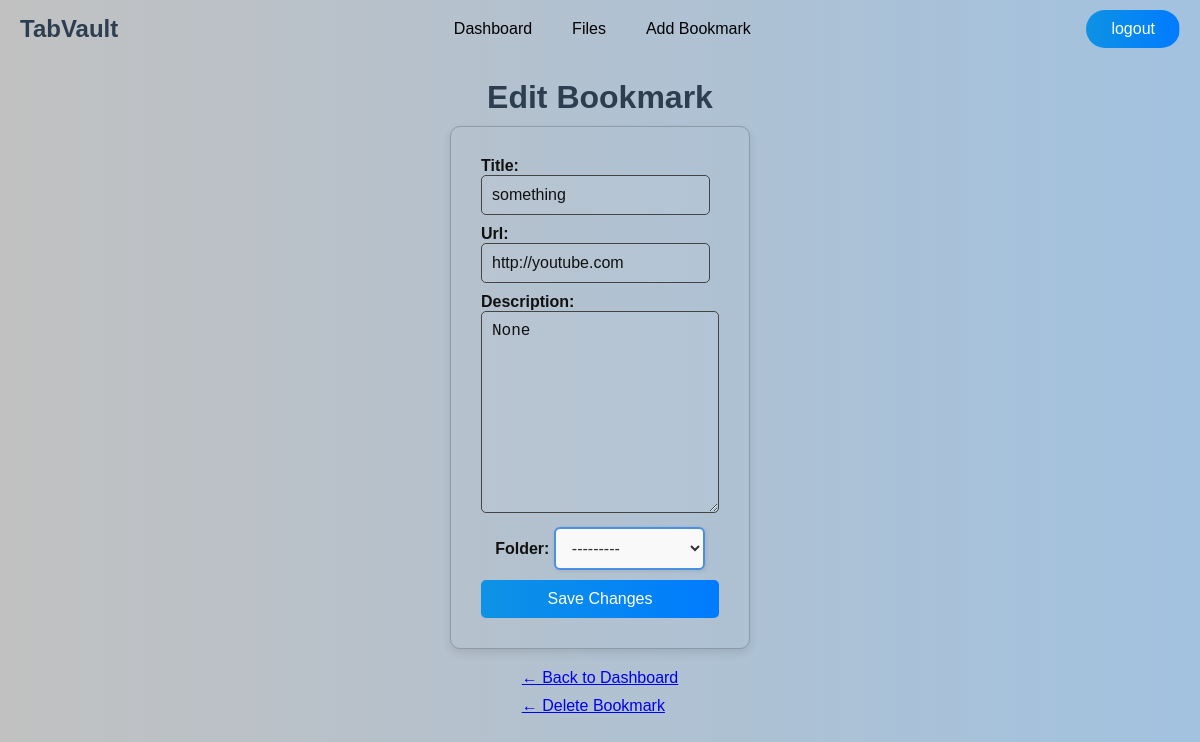
The app's page /dashboard/edit_bookmark/something-1/ (signed in), older data.
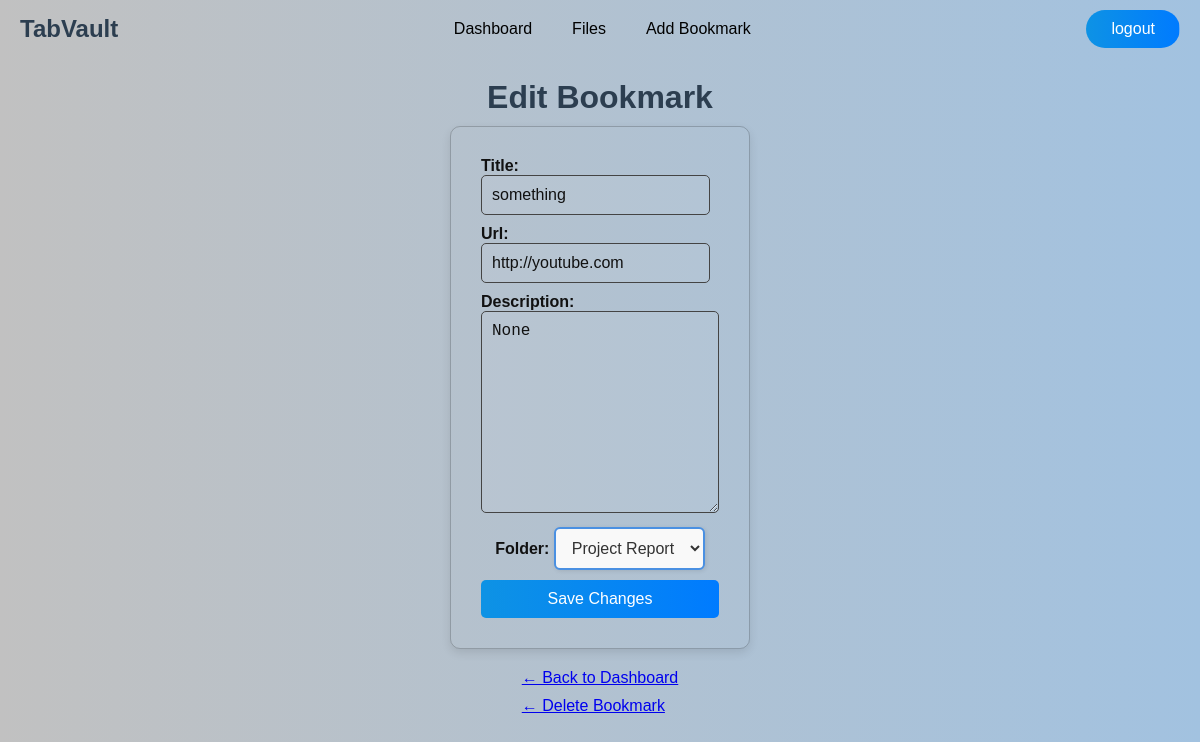
The same page, newer data.
### Dashboard/models.py (models this page shows, shortened)
class Bookmark(models.Model):
    user = models.ForeignKey(User, on_delete=models.CASCADE)
    title = models.CharField(max_length=255)
    url = models.URLField()
    slug = models.SlugField(max_length=255, unique=True, blank=True)
    folder = models.ForeignKey('File', on_delete=models.SET_NULL, null=True, blank=True, related_name='bookmarks')
    description = models.TextField(blank=True, null=True)
    created_at = models.DateTimeField(auto_now_add=True)
    updated_at = models.DateTimeField(auto_now=True)

### Dashboard/views.py (the view)
# urls.py: path('edit_bookmark/<slug:slug>/', views.edit_bookmark, name='edit_bookmark'),
@login_required
def edit_bookmark(request, slug):
    bookmark = Bookmark.objects.get(slug=slug)
    if request.method == "POST":
        form = forms.BookmarkForm(request.POST, request.FILES, instance=bookmark)
        if form.is_valid():
            bookmark = form.save(commit=False)
            bookmark.user = request.user
            bookmark.save() # auto generate slug
            return redirect('Dashboard:dashboard')
    else:
        form = forms.BookmarkForm(instance=bookmark)
    return render(request, 'Dashboard/edit_bookmark.html', {'form': form, 'bookmark': bookmark})

### Dashboard/models.py (called while the page is built)
    def __str__(self):
        return self.name

### Dashboard/templates/Dashboard/edit_bookmark.html (shortened to what this page needs)
{% extends "main/layout.html" %}
{% block content %}
    <h1>Edit Bookmark</h1>
    <form method="POST" enctype="multipart/form-data">
        {{ form.as_p }}
        <button type="submit">Save Changes</button>
    </form>
    <p>
        <div class="edit-links">
        <a href="{% url 'Dashboard:dashboard' %}">← Back to Dashboard</a>
        <a href="{% url "Dashboard:delete_bookmark" bookmark.slug %}">← Delete Bookmark</a>
        </div>
    </p>
{% endblock %}

### main/templates/main/layout.html (shortened to what this page needs)
<!DOCTYPE html>
{% load static %}
<html lang="en">
<head>
    <link rel="stylesheet" href="{% static 'css/style.css' %}?v=rage-mode">
</head>
<body>
    <nav class="navbar">
    <div class="logo">
        <h1>TabVault</h1>
    </div>
    {% if user.is_authenticated %}
    <div class="nav-links">
        <a href="{% url "Dashboard:dashboard" %}">Dashboard</a>
        <a href="{% url "Dashboard:files" %}">Files</a>
        <a href="{% url "Dashboard:add_bookmark" %}">Add Bookmark</a>
    </div>
    <a href="{% url 'users:logout' %}">
        <button>logout</button>
    </a>
    {% endif %}
</nav>
    <main>
        {% block content %}
        {% endblock %}
    </main>
</body>
</html>

### static/css/style.css (style rules this page uses)
*, *::before, *::after { box-sizing: border-box; }
* { margin: 0; padding: 0; box-sizing: border-box; }
body { background: linear-gradient(to right, #c1c1c1, #a2c2e0); color: #2c3e50; font-family: 'Montserrat', sans-serif; display: flex; justify-content: center; align-items: center; height:93vh; margin: 0; }
.navbar { position: fixed; top: 0; left: 0; width: 100%; z-index: 1000; display: flex; flex-direction: row; justify-content: space-between; align-items: center; padding: 10px 20px; background: transparent; box-shadow: none; }
body { padding-top: 60px; }
.nav-links { display: flex; flex-direction: row; justify-content: space-between; gap: 40px; }
.nav-links a { text-decoration: none; color: #000000; font-size: 16px; transition: transform 0.3s ease, color 0.3s ease; }
button { padding: 10px 25px; background-image: linear-gradient(to left, #007bff, #1baaca); color: white; border: none; border-radius: 20px; cursor: pointer; font-size: 16px; align-self: center; background-size: 200% auto; background-position: right center; transition: background-position 0.4s ease; }
main { display: flex; flex-direction: column; justify-content: center; align-items: center; gap: 10px; width: 900px; }
form { display: flex; flex-direction: column; gap: 15px; width: 300px; margin: 0 auto; padding: 30px; border: 1px solid rgba(0, 0, 0, 0.2); border-radius: 10px; background-color: transparent; box-shadow: 0 4px 10px rgba(0, 0, 0, 0.1); }
form label { font-weight: 600; color: #111; }
form input[type="text"], form input[type="password"], form input[type="url"] { padding: 10px; border: 1px solid #444; border-radius: 5px; font-size: 14px; color: #111; background-color: rgba(255, 255, 255, 0.05); }
form { display: flex; flex-direction: column; align-items: center; gap: 10px; }
form button { padding: 10px; font-size: 16px; cursor: pointer; border-radius: 5px; width: 100%; border: none; transition: background 0.3s ease; }
form button[type="submit"] { background-image: linear-gradient(to left, #007bff, #1baaca); color: white; }
form textarea { padding: 10px; border: 1px solid #444; border-radius: 5px; font-size: 14px; color: #111; background-color: rgba(255, 255, 255, 0.05); resize: vertical; width: 100%; min-height: 80px; box-sizing: border-box; }
.edit-links { display: flex; flex-direction: column; gap: 10px; }

Row changes from the older to the newer data that the page shows:
changed Bookmark "something": folder "---------" → "Project Report"
